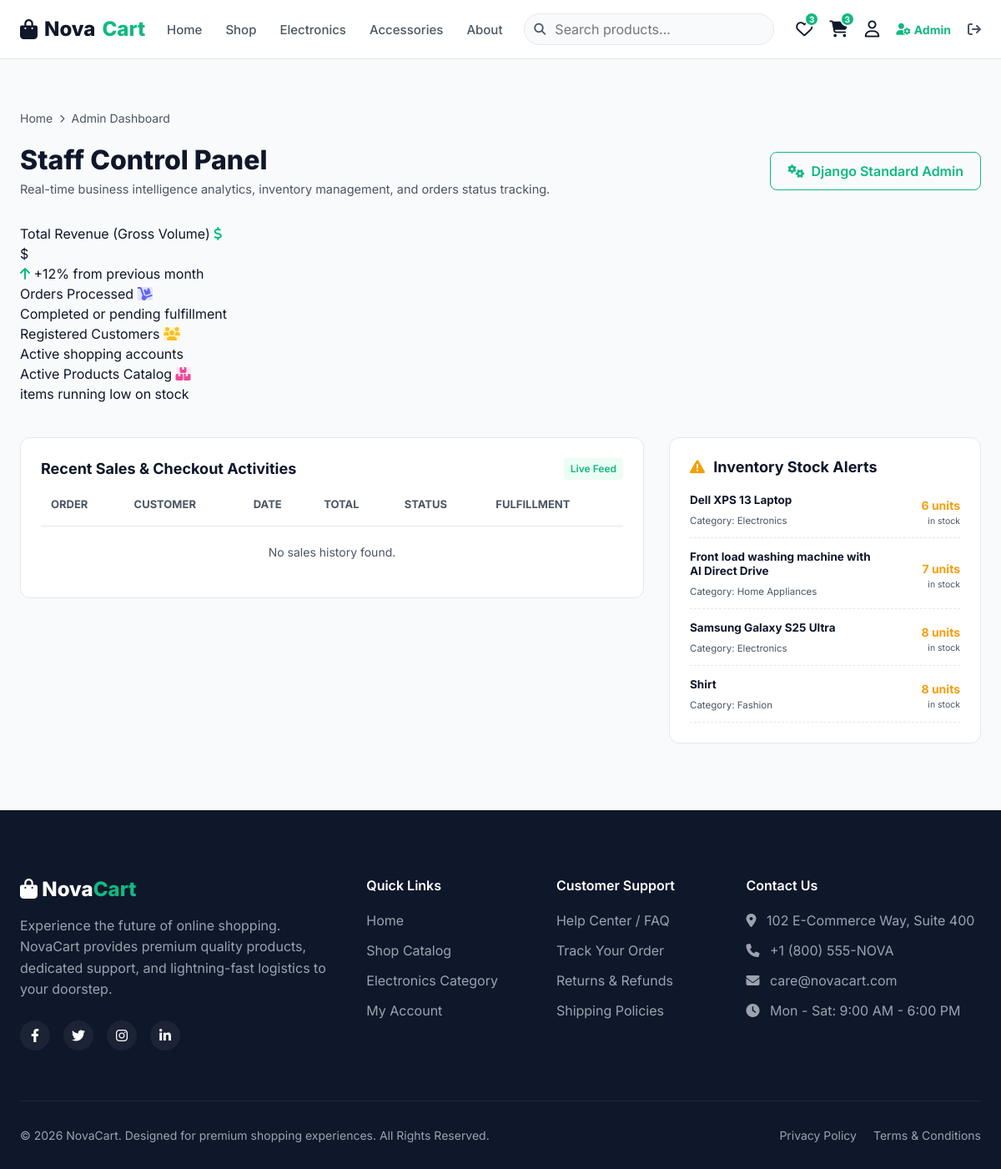
The page /admin-dashboard/ (signed in) on the database its author committed.
### shop/models.py (models this page shows, shortened)
class Product(models.Model):
    name = models.CharField(max_length=200)
    slug = models.SlugField(max_length=250, unique=True, blank=True)
    category = models.ForeignKey(Category, on_delete=models.CASCADE, related_name='products')
    brand = models.CharField(max_length=100)
    description = models.TextField()
    specifications = models.TextField(blank=True, help_text="Enter details separated by semicolons (e.g., RAM: 8GB; Storage: 256GB)")
    image = models.ImageField(upload_to='products/', blank=True, null=True)
    price = models.DecimalField(max_digits=10, decimal_places=2)
    stock = models.IntegerField(default=0)
    rating = models.DecimalField(max_digits=3, decimal_places=2, default=0.0)
    is_featured = models.BooleanField(default=False)
    is_best_seller = models.BooleanField(default=False)

class Category(models.Model):
    name = models.CharField(max_length=100)
    slug = models.SlugField(max_length=150, unique=True, blank=True)
    class Meta:
        verbose_name_plural = 'Categories'

### shop/views.py (the view, shortened to what this page needs)
# urls.py: path('admin-dashboard/', views.admin_dashboard_view, name='admin_dashboard'),
@user_passes_test(lambda u: u.is_staff, login_url='login')
def admin_dashboard_view(request):
    total_sales = Order.objects.filter(status='Delivered').aggregate(Sum('total_price'))['total_price__sum'] or 0.00
    pending_revenue = Order.objects.exclude(status='Delivered').exclude(status='Cancelled').aggregate(Sum('total_price'))['total_price__sum'] or 0.00
    orders_count = Order.objects.count()
    users_count = User.objects.count()
    products_count = Product.objects.count()
    categories_count = Category.objects.count()
    low_stock_products = Product.objects.filter(stock__lt=10).order_by('stock')
    recent_orders = Order.objects.all().order_by('-created_at')[:10]
    products_list = Product.objects.select_related('category').all().order_by('-id')
    categories_list = Category.objects.all()
    users_list = User.objects.all().order_by('-date_joined')
    context = {
        'total_sales': total_sales,
        'pending_revenue': pending_revenue,
        'orders_count': orders_count,
        'users_count': users_count,
        'products_count': products_count,
        'categories_count': categories_count,
        'low_stock_products': low_stock_products,
        'recent_orders': recent_orders,
        'products_list': products_list,
        'categories_list': categories_list,
        'users_list': users_list,
    }
    return render(request, 'shop/admin_dashboard.html', context)

### shop/context_processors.py (called while the page is built, shortened)
def cart_and_wishlist(request):
    cart_count = 0
    wishlist_count = 0
    if request.user.is_authenticated:
        cart, _ = Cart.objects.get_or_create(user=request.user)
        cart_count = cart.items_count
        wishlist_count = Wishlist.objects.filter(user=request.user).count()
        session_cart_id = request.session.get('cart_id')
    return {
        'cart_count': cart_count,
        'wishlist_count': wishlist_count
    }

### shop/models.py (called while the page is built)
    @property
    def items_count(self):
        return sum(item.quantity for item in self.items.all())

### templates/shop/admin_dashboard.html (shortened to what this page needs)
{% extends 'shop/base.html' %}
{% block content %}
<div class="container" style="padding: 40px 24px;">
    <div class="breadcrumbs">
        <a href="{% url 'home' %}">Home</a>
        <i class="fa-solid fa-chevron-right" style="font-size: 10px;"></i>
        <span>Admin Dashboard</span>
    </div>
    <div
        style="display: flex; justify-content: space-between; align-items: center; margin-bottom: 30px; flex-wrap: wrap; gap: 16px;">
        <div>
            <h1 style="font-size: 32px; font-weight: 800; margin-bottom: 4px;">Staff Control Panel</h1>
            <p style="color: var(--muted); font-size: 14.5px;">Real-time business intelligence analytics, inventory
                management, and orders status tracking.</p>
        </div>
        <div style="display: flex; gap: 12px;">
            <a href="/admin/" target="_blank" class="btn btn-outline" style="padding: 10px 20px;">
                <i class="fa-solid fa-gears"></i> Django Standard Admin
            </a>
        </div>
    </div>
    <div class="admin-metrics-grid" style="margin-bottom: 40px;">
        <div class="metric-card">
            <div class="metric-header">
                <span>Total Revenue (Gross Volume)</span>
                <i class="fa-solid fa-dollar-sign metric-icon"
                    style="color: var(--primary); background-color: var(--primary-light);"></i>
            </div>
            <div class="metric-value">${{ stats.total_revenue|floatformat:2 }}</div>
            <div class="metric-subtext"><i class="fa-solid fa-arrow-up" style="color: var(--primary);"></i> +12% from
                previous month</div>
        </div>
        <div class="metric-card">
            <div class="metric-header">
                <span>Orders Processed</span>
                <i class="fa-solid fa-dolly metric-icon" style="color: #6366f1; background-color: #e0e7ff;"></i>
            </div>
            <div class="metric-subtext">Completed or pending fulfillment</div>
        </div>
        <div class="metric-card">
            <div class="metric-header">
                <span>Registered Customers</span>
                <i class="fa-solid fa-users metric-icon" style="color: #fbbf24; background-color: #fef3c7;"></i>
            </div>
            <div class="metric-subtext">Active shopping accounts</div>
        </div>
        <div class="metric-card">
            <div class="metric-header">
                <span>Active Products Catalog</span>
                <i class="fa-solid fa-boxes-stacked metric-icon" style="color: #ec4899; background-color: #fce7f3;"></i>
            </div>
            <div class="metric-subtext">{{ stats.low_stock_count }} items running low on stock</div>
        </div>
    </div>
    <div style="display: grid; grid-template-columns: 2fr 1fr; gap: 30px; margin-bottom: 40px; align-items: start;">
        <div
            style="background-color: var(--white); border: 1px solid var(--border); border-radius: 12px; padding: 24px; overflow-x: auto;">
            <div style="display:flex; justify-content:space-between; align-items:center; margin-bottom: 20px;">
                <h3 style="font-size: 18px; font-weight: 700;">Recent Sales & Checkout Activities</h3>
                <span
                    style="font-size: 12px; font-weight:600; color: var(--primary); background-color: var(--primary-light); padding: 4px 8px; border-radius: 4px;">Live
                    Feed</span>
            </div>
            <table class="cart-table" style="font-size: 14px;">
                <thead>
                    <tr>
                        <th>Order</th>
                        <th>Customer</th>
                        <th>Date</th>
                        <th>Total</th>
                        <th>Status</th>
                        <th>Fulfillment</th>
                    </tr>
                </thead>
                <tbody>
                    {% for order in orders %}
                    <tr>
                        <td><strong>#{{ order.id }}</strong></td>
                        <td>
                            <div>
                                <p style="font-weight:600; margin-bottom:2px;">{{ order.full_name }}</p>
                                <span style="font-size:11.5px; color:var(--muted)">{{ order.email }}</span>
                            </div>
                        </td>
                        <td>{{ order.created_at|date:"M d, Y" }}</td>
                        <td style="font-weight: 600; color: var(--primary);">${{ order.grand_total }}</td>
                        <td>
                            <span class="order-badge badge-{{ order.status|lower }}"
                                style="padding: 2px 8px; font-size:11px;">
                                {{ order.status }}
                            </span>
                        </td>
                        <td>
                            {% if order.status == 'Pending' %}
                            <a href="{% url 'update_order_status' order.id %}?status=Shipped"
                                class="btn btn-primary btn-sm" style="padding: 4px 8px; font-size: 12px;">Ship Order</a>
                            {% elif order.status == 'Shipped' %}
                            <a href="{% url 'update_order_status' order.id %}?status=Delivered"
                                class="btn btn-secondary btn-sm" style="padding: 4px 8px; font-size: 12px;">Deliver</a>
                            {% else %}
                            <span style="color:var(--muted); font-size:12px;"><i class="fa-solid fa-check"></i>
                                Closed</span>
                            {% endif %}
                        </td>
                    </tr>
                    {% empty %}
                    <tr>
                        <td colspan="6" style="text-align: center; color: var(--muted); padding: 20px 0;">No sales
                            history found.</td>
                    </tr>
                    {% endfor %}
                </tbody>
            </table>
        </div>
        <div
            style="background-color: var(--white); border: 1px solid var(--border); border-radius: 12px; padding: 24px;">
            <h3 style="font-size: 18px; font-weight: 700; margin-bottom: 20px;"><i
                    class="fa-solid fa-triangle-exclamation" style="color: var(--warning); margin-right: 6px;"></i>
                Inventory Stock Alerts</h3>
            {% if not low_stock_products %}
            <div style="text-align: center; padding: 20px 0;">
                <i class="fa-solid fa-circle-check"
                    style="font-size: 36px; color: var(--primary); margin-bottom: 12px;"></i>
                <p style="color: var(--muted); font-size: 14px;">All products have healthy inventory levels.</p>
            </div>
            {% else %}
            <div style="display: flex; flex-direction: column; gap: 14px;">
                {% for prod in low_stock_products %}
                <div
                    style="display: flex; justify-content: space-between; align-items: center; padding-bottom: 10px; border-bottom: 1px dashed var(--border);">
                    <div style="max-width: 70%;">
                        <h4 style="font-size: 13.5px; font-weight: 700; margin-bottom: 2px;">
                            <a href="{% url 'product_detail' prod.slug %}" target="_blank"
                                style="color: var(--dark);">{{ prod.name }}</a>
                        </h4>
                        <span style="font-size: 11.5px; color: var(--muted);">Category: {{ prod.category.name }}</span>
                    </div>
                    <div style="text-align: right;">
                        <span
                            style="font-weight: 700; font-size:14px; {% if prod.stock == 0 %}color: var(--error);{% else %}color: var(--warning);{% endif %}">
                            {{ prod.stock }} units
                        </span>
                        <span style="display: block; font-size: 10.5px; color: var(--muted);">in stock</span>
                    </div>
                </div>
                {% endfor %}
            </div>
            {% endif %}
        </div>
    </div>
</div>
{% endblock %}

### static/css/style.css (style rules this page uses)
:root { --primary: #10B981; --primary-hover: #059669; --primary-light: #ecfdf5; --dark: #0f172a; --muted: #4b5563; --light-bg: #f9fafb; --white: #ffffff; --border: #e5e7eb; --error: #ef4444; --success: #10b981; --warning: #f59e0b; --shadow-sm: 0 1px 2px 0 rgba(0, 0, 0, 0.05); --shadow-md: 0 4px 6px -1px rgba(0, 0, 0, 0.1), 0 2px 4px -1px rgba(0, 0, 0, 0.06); --shadow-lg: 0 10px 15px -3px rgba(0, 0, 0, 0.1), 0 4px 6px -2px rgba(0, 0, 0, 0.05); --font: 'Inter', -apple-system, BlinkMacSystemFont, "Segoe UI", Roboto, sans-serif; --transition: all 0.3s cubic-bezier(0.4, 0, 0.2, 1); }
* { margin: 0; padding: 0; box-sizing: border-box; }
body { font-family: var(--font); background-color: var(--light-bg); color: var(--dark); line-height: 1.5; overflow-x: hidden; display: flex; flex-direction: column; min-height: 100vh; }
h1, h2, h3, h4, h5, h6 { color: var(--dark); font-weight: 700; line-height: 1.25; }
a { color: inherit; text-decoration: none; transition: var(--transition); }
.container { width: 100%; max-width: 1280px; margin: 0 auto; padding: 0 24px; }
.btn { display: inline-flex; align-items: center; justify-content: center; padding: 10px 20px; border-radius: 8px; font-weight: 600; border: 1px solid transparent; cursor: pointer; transition: var(--transition); gap: 8px; }
.btn-outline { background-color: transparent; color: var(--primary); border-color: var(--primary); }
.breadcrumbs { display: flex; flex-wrap: wrap; align-items: center; gap: 8px; font-size: 14px; color: var(--muted); margin: 20px 0; }
.cart-table { width: 100%; border-collapse: collapse; }
.cart-table th { text-align: left; font-size: 13px; color: var(--muted); text-transform: uppercase; padding: 0 12px 16px; border-bottom: 1px solid var(--border); }
.cart-table td { padding: 16px 12px; border-bottom: 1px solid var(--border); vertical-align: middle; }
.cart-table tr:last-child td { border-bottom: none; }

### rows shown on the page
Product: name "Dell XPS 13 Laptop", category.name "Electronics", stock "6"
Product: name "Front load washing machine with AI Direct Drive", category.name "Home Appliances", stock "7"
Product: name "Samsung Galaxy S25 Ultra", category.name "Electronics", stock "8"
Product: name "Shirt", category.name "Fashion", stock "8"

### other values the page prints
{{ wishlist_count }} "3"
{{ cart_count }} "3"
